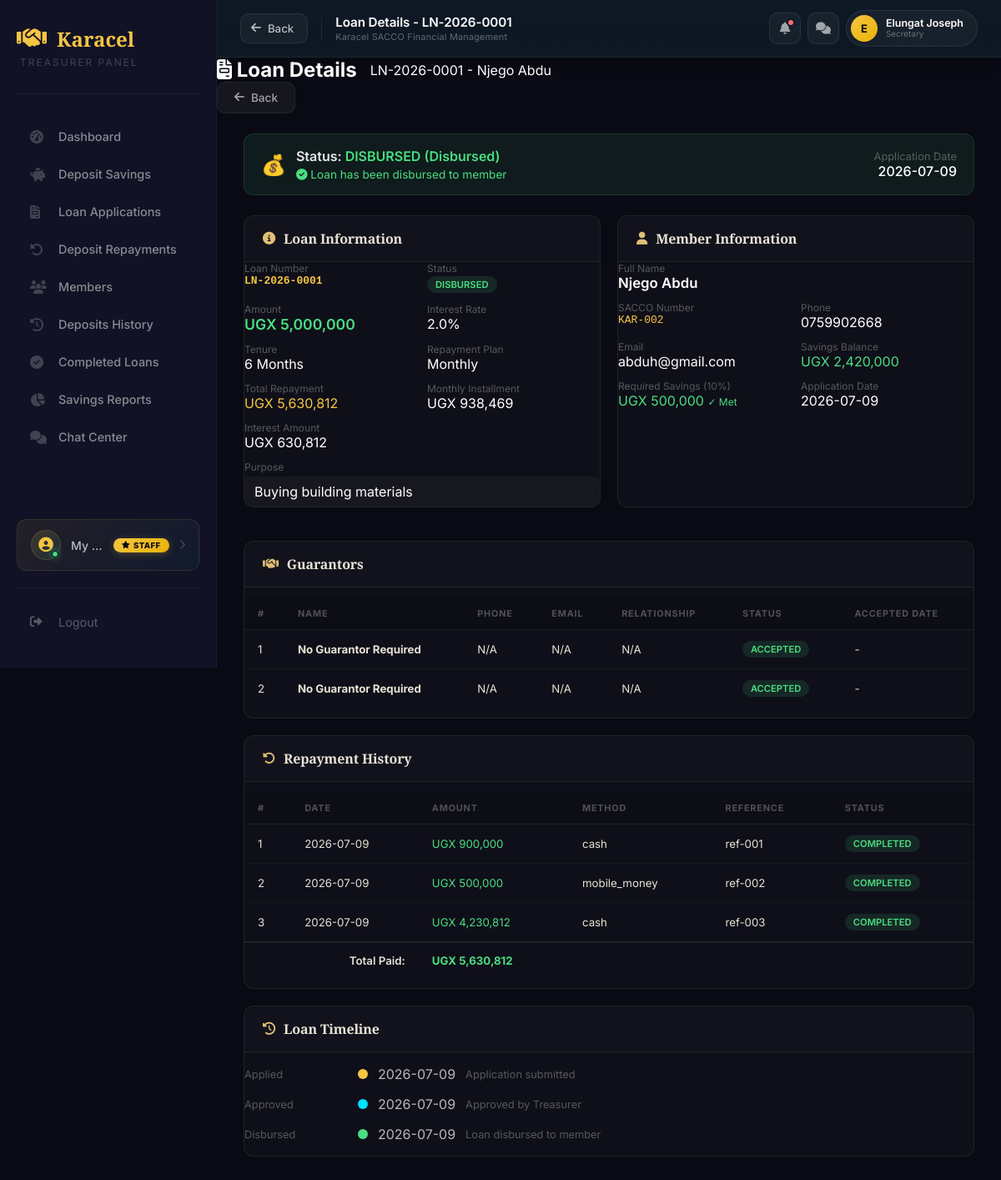
Page /treasurer/loan/view/1 (signed in) on the earlier database version.
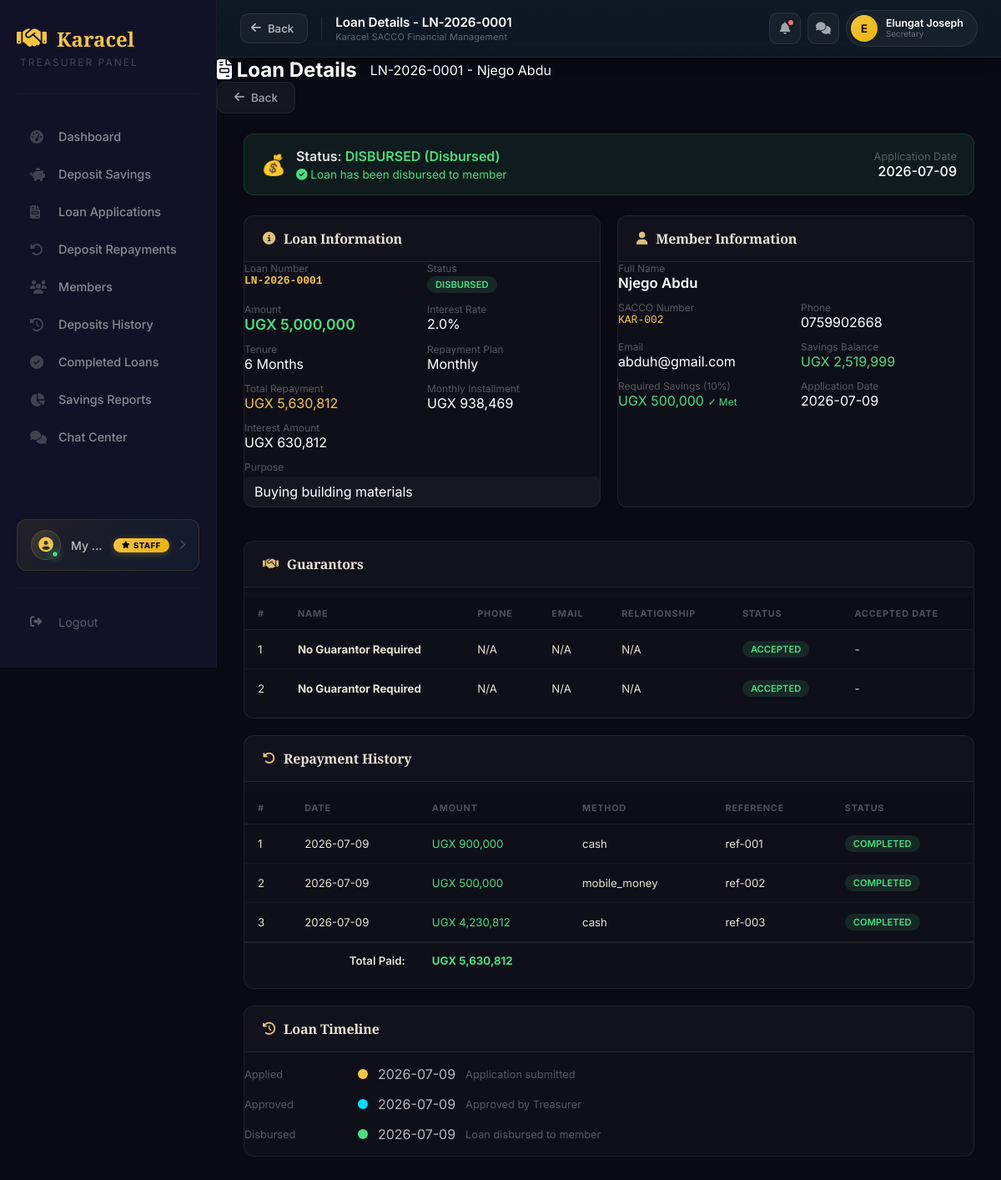
Same page on the later database version.
### tables this page shows
CREATE TABLE users (
        id INTEGER PRIMARY KEY AUTOINCREMENT,
        full_name TEXT NOT NULL,
        gender TEXT,
        dob TEXT,
        sacco_number TEXT UNIQUE NOT NULL,
        email TEXT,
        phone TEXT,
        address TEXT,
        password TEXT NOT NULL,
        role TEXT DEFAULT 'member',
        status TEXT DEFAULT 'active',
        savings_balance REAL DEFAULT 0,
        next_of_kin_name TEXT,
        relationship TEXT,
        next_of_kin_phone TEXT,
        registration_date TIMESTAMP DEFAULT CURRENT_TIMESTAMP
    , kai_shares INTEGER DEFAULT 0, ks_shares INTEGER DEFAULT 0, kac_paid INTEGER DEFAULT 0, kac_paid_date TEXT, registration_fee_paid INTEGER DEFAULT 0, registration_fee_paid_date TEXT, account_number TEXT);

### app.py (the view, shortened to what this page needs)
@app.route("/treasurer/loan/view/<int:loan_id>")
def treasurer_view_loan(loan_id):
    if session.get("role") not in ["treasurer", "admin", "secretary", "chairperson"]:
        flash('Access denied', 'danger')
        return redirect("/login")
    db = get_db()
    db.row_factory = sqlite3.Row
    try:
        loan = db.execute("""
            SELECT l.*, u.full_name, u.sacco_number, u.email, u.phone, u.savings_balance
            FROM loans l
            JOIN users u ON l.user_id = u.id
            WHERE l.id = ?
        """, (loan_id,)).fetchone()
        guarantors = db.execute("""
            SELECT * FROM loan_guarantors WHERE loan_id = ?
        """, (loan_id,)).fetchall()
        repayments = db.execute("""
            SELECT * FROM repayments WHERE loan_id = ? ORDER BY payment_date DESC
        """, (loan_id,)).fetchall()
        total_paid = sum(r['amount'] for r in repayments) if repayments else 0
        db.close()
        return render_template(
            "treasurer/treasurer-view-loan.html",
            loan=loan,
            guarantors=guarantors,
            repayments=repayments,
            total_paid=total_paid,
            role=session.get('role', 'treasurer')
        )
    except Exception as e:
        db.close()
        flash(f'Error: {str(e)}', 'danger')
        role = session.get('role')
        if role == 'admin' or role == 'chairperson':
            return redirect(url_for('admin_dashboard'))
        else:
            return redirect(url_for('treasurer_dashboard'))

### app.py (called while the page is built)
def get_db():
    conn = sqlite3.connect("sacco.db")
    conn.row_factory = sqlite3.Row
    return conn

@app.context_processor
def inject_globals():
    from datetime import datetime
    completed_loans = 0
    try:
        if 'user_id' in session:
            role = session.get('role', '')
            if role in ['treasurer', 'admin', 'chairperson']:
                db = get_db()
                completed_loans = db.execute("SELECT COUNT(*) FROM loans WHERE status = 'completed'").fetchone()[0]
                db.close()
    except Exception as e:
        print(f"Error getting completed_loans: {e}")
    return {
        'now': datetime.now(),
        'completed_loans': completed_loans
    }

### templates/treasurer/treasurer-view-loan.html (shortened to what the changed rows need)
{% extends "treasurer/treasurer-base.html" %}
{% block content %}
<div class="app-bar">
    <div class="app-bar-left">
        <h2><i class="fas fa-file-invoice"></i> Loan Details</h2>
        <span>{{ loan.loan_number }} - {{ loan.full_name }}</span>
    </div>
</div>
<div class="content-panel active" style="padding: 24px 32px 40px;">
    <div style="display: grid; grid-template-columns: 1fr 1fr; gap: 20px;">
        <div class="action-card">
            <div style="display: grid; grid-template-columns: 1fr 1fr; gap: 12px;">
                <div style="grid-column: 1 / -1;">
                    <div style="color: rgba(255,255,255,0.3); font-size: 0.75rem;">Full Name</div>
                    <div style="font-weight: 600; font-size: 1.05rem;">{{ loan.full_name }}</div>
                </div>
                <div>
                    <div style="color: rgba(255,255,255,0.3); font-size: 0.75rem;">SACCO Number</div>
                    <div style="color: #f5c542; font-family: monospace;">{{ loan.sacco_number }}</div>
                </div>
                <div>
                    <div style="color: rgba(255,255,255,0.3); font-size: 0.75rem;">Phone</div>
                    <div>{{ loan.phone or 'Not provided' }}</div>
                </div>
                <div>
                    <div style="color: rgba(255,255,255,0.3); font-size: 0.75rem;">Email</div>
                    <div>{{ loan.email or 'Not provided' }}</div>
                </div>
                <div>
                    <div style="color: rgba(255,255,255,0.3); font-size: 0.75rem;">Savings Balance</div>
                    <div style="color: #4ade80;">UGX {{ "{:,.0f}".format(loan.savings_balance or 0) }}</div>
                </div>
            </div>
        </div>
    </div>
    <div class="action-card" style="margin-top: 20px;">
        <div class="table-wrapper">
            <table class="styled-table">
                <thead>
                    <tr>
                        <th>#</th>
                        <th>Name</th>
                        <th>Phone</th>
                        <th>Email</th>
                        <th>Relationship</th>
                        <th>Status</th>
                        <th>Accepted Date</th>
                    </tr>
                </thead>
            </table>
        </div>
    </div>
    {% if repayments %}
    <div class="action-card" style="margin-top: 20px;">
        <div class="table-wrapper">
            <table class="styled-table">
                <thead>
                    <tr>
                        <th>#</th>
                        <th>Date</th>
                        <th>Amount</th>
                        <th>Method</th>
                        <th>Reference</th>
                        <th>Status</th>
                    </tr>
                </thead>
            </table>
        </div>
    </div>
    {% endif %}
</div>
{% endblock %}

Differences in the rows shown:
changed users "Njego Abdu": savings_balance "2,420,000" → "2,519,999"
